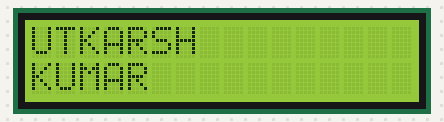
The sketch below on a simulated Arduino Uno, built with avr-gcc and run on an emulated ATmega328P. On the bench: 16×2 character LCD.

Above: at 0.1 s.
At 1.1 s:
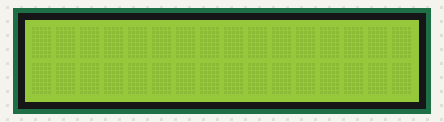
At 2.1 s:
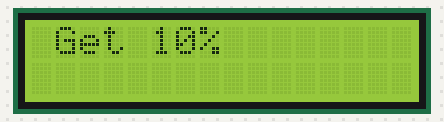
At 3.2 s:
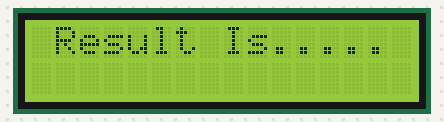
At 4.7 s:
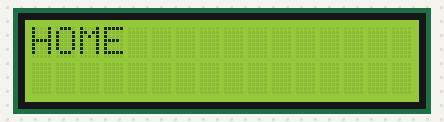

Measured:
- by itself, everything shown: repeats every 5.6 s, in 8 steps
- what the display in image 1 shows lasts 1.0 s, from 1.1 s to 2.1 s
- what the display in image 3 shows lasts 0.5 s, from 3.1 s to 3.6 s

The sketch:

lcd_I2c.ino
```cpp
// Basic demonstration code of display with I2C

#include <Wire.h>
#include <LiquidCrystal_I2C.h>
LiquidCrystal_I2C lcd(0x3F, 16, 2); // set the LCD address to 0x3F for a 16 chars and 2 line display
void setup() {
  // put your setup code here, to run once:
  lcd.begin(); //Initializing display
  lcd.backlight(); //To Power ON the back light
  //lcd.noBacklight(); //To Power ON the back light
}

void loop() {
  // put your main code here, to run repeatedly:
  lcd.noAutoscroll();
  lcd.setCursor(0,0); //Defining positon to write from first row,first column.
  lcd.print("UTKARSH");
  lcd.setCursor(0,1); //Defining positon to write from second row,first column.
  lcd.print("KUMAR");
  delay(1000);
  lcd.clear(); //Clean the screen, set cursor position to zero.
  delay(10);
  lcd.display();// LCD_DisplayON, LCD_CursorOFF, LCD_BlinkingOFF
  delay(1000);
  lcd.setCursor(1,0); //Defining positon to write from first row,second column.
  lcd.print("Get 10%");
  delay(1000);
  lcd.clear();
  delay(10);
  lcd.setCursor(1,0); //Defining positon to write from first row,second column.
  lcd.print("Result Is.....");
  delay(500);
  lcd.setCursor(6,1); //Defining positon to write from second row,seventh column.
  lcd.print("FAIL");
  delay(1000);
  lcd.clear();
  delay(10);
  lcd.print("HOME");
  delay(1000);
}
```
